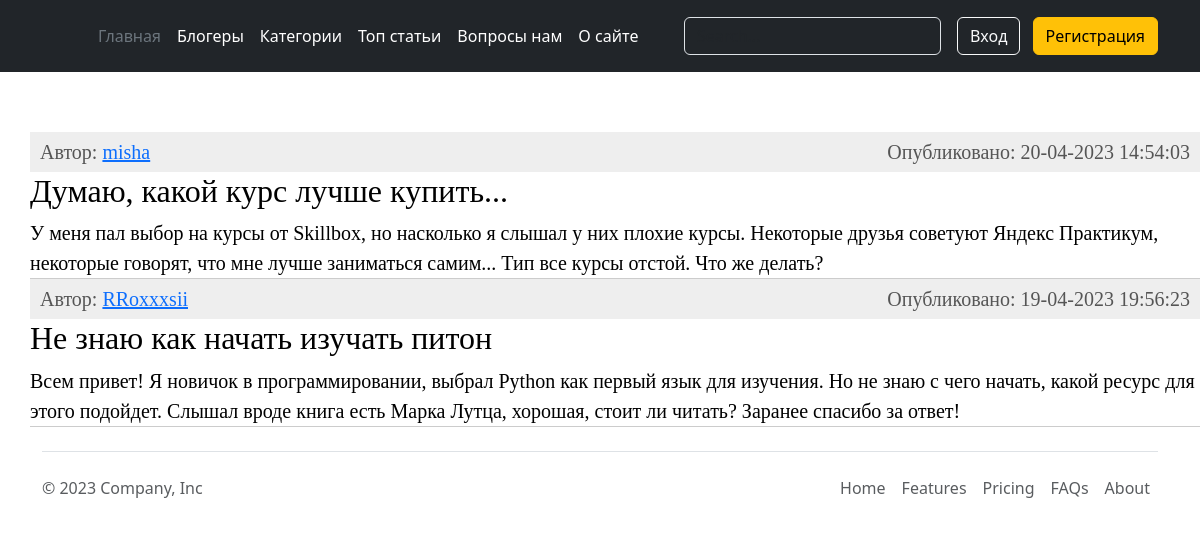
The page /category/posts/python/ on the database its author committed.
### main/models.py (models this page shows, shortened)
class Post(models.Model):
    category = models.ForeignKey(SubCategory, on_delete=models.CASCADE)
    author = models.ForeignKey(Author, on_delete=models.SET(_('Удаленный аккаунт')))
    title = models.CharField(max_length=255)
    text = models.TextField()
    created_at = models.DateTimeField(auto_now_add=True)
    updated_at = models.DateTimeField(auto_now=True)
    is_published = models.BooleanField(default=True)
    class Meta:
        verbose_name = _('Пост')
        verbose_name_plural = _('Посты')
        ordering = ('-created_at', 'author')

### account/models.py (models this page shows, shortened)
class Author(AbstractBaseUser, PermissionsMixin):
    email = models.EmailField(_('почтовый адрес'), unique=True)
    user_name = models.CharField(max_length=150)
    mobile = models.CharField(max_length=20, blank=True)
    gender = models.ForeignKey(Gender, on_delete=models.SET_NULL, blank=True, null=True)
    profile_photo = models.ImageField(upload_to='photos/%Y/%m/%d/', help_text=_('Фото профиля'), blank=True)
    profile_information = models.TextField(help_text='Расскажите о себе', blank=True)
    country = models.ForeignKey(Country, on_delete=models.SET_NULL, blank=True, null=True)
    telegram_link = models.URLField(_('Телеграмм аккаунт'), blank=True)
    city = models.CharField(_('Где живете'), max_length=70, blank=True, null=True)
    is_active = models.BooleanField(default=False)
    is_staff = models.BooleanField(default=False)
    created = models.DateTimeField(auto_now_add=True)
    updated = models.DateTimeField(auto_now=True)
    objects = CustomAccountManager()
    USERNAME_FIELD = 'email'
    REQUIRED_FIELDS = ['user_name']
    class Meta:
        verbose_name = _("Аккаунт")
        verbose_name_plural = _("Аккаунты")
    def __str__(self):
        return self.user_name

### main/views.py (the view)
# urls.py: path('category/posts/<slug:subcategory_slug>/', views.subcategory_post, name='subcategory_post')
def subcategory_post(request, subcategory_slug):
    subcategory = get_object_or_404(SubCategory, slug=subcategory_slug)
    posts = Post.objects.filter(category=subcategory.id)
    context = {'posts': posts, 'title': subcategory}
    return render(request, 'main/posts.html', context=context)

### main/models.py (called while the page is built)
    def __str__(self):
        return self.sub_category_name

### main/templates/main/posts.html (shortened to what this page needs)
{% extends 'main/base.html' %}
{% block content %}
<div class="content-text">
    <ul class="list-articles">
        {% for p in posts %}
        <li>
            <div class="article-panel">
                Автор: <a href="">{{ p.author }}</a>
                <p class="last">Опубликовано: {{p.created_at|date:"d-m-Y H:i:s"}}</p>
            </div>
            <h2>{{p.title}}</h2>
            {{ p.text }}
        </li>
        {% endfor %}
    </ul>
</div>
{% endblock %}

### main/templates/main/base.html (shortened to what this page needs)
<!DOCTYPE html>
<html lang="en" xmlns="http://www.w3.org/1999/html">
<head>
    <link href="https://cdn.jsdelivr.net/npm/bootstrap@5.3.0-alpha3/dist/css/bootstrap.min.css" rel="stylesheet">
</head>
<body>
<header class="p-3 text-bg-dark">
    <div class="container">
      <div class="d-flex flex-wrap align-items-center justify-content-center justify-content-lg-start">
        <a href="/" class="d-flex align-items-center mb-2 mb-lg-0 text-white text-decoration-none">
          <svg class="bi me-2" width="40" height="32" role="img" aria-label="Bootstrap"><use xlink:href="#bootstrap"/></svg>
        </a>
        <ul class="nav col-12 col-lg-auto me-lg-auto mb-2 justify-content-center mb-md-0">
          <li><a href="{% url 'main:home' %}" class="nav-link px-2 text-secondary">Главная</a></li>
          <li><a href="#" class="nav-link px-2 text-white">Блогеры</a></li>
          <li><a href="#" class="nav-link px-2 text-white">Категории</a></li>
          <li><a href="#" class="nav-link px-2 text-white">Топ статьи</a></li>
          <li><a href="#" class="nav-link px-2 text-white">Вопросы нам</a></li>
          <li><a href="#" class="nav-link px-2 text-white">О сайте</a></li>
          </ul>
        <form class="col-12 col-lg-auto mb-3 mb-lg-0 me-lg-3" role="search">
          <input type="search" class="form-control form-control-dark text-bg-dark" placeholder="Search..." aria-label="Search">
        </form>
          {% if not user.is_authenticated %}
        <div class="text-end">
          <a href="{% url 'account:login' %}"button type="button" class="btn btn-outline-light me-2">Вход</a>
          <a href="{% url 'account:register' %}" button type="button" class="btn btn-warning">Регистрация</a>
        </div>
          {% else %}
          <div class="text-end">
            <a href="{% url 'account:logout' %}"button type="button" class="btn btn-outline-light me-2">Выход</a>
          </div>
          {% endif %}
      </div>
    </div>
  </header>
{% block content %}
{% endblock %}
<div class="container">
  <footer class="d-flex flex-wrap justify-content-between align-items-center py-3 my-4 border-top">
    <p class="col-md-4 mb-0 text-body-secondary">&copy; 2023 Company, Inc</p>
    <a href="/" class="col-md-4 d-flex align-items-center justify-content-center mb-3 mb-md-0 me-md-auto link-body-emphasis text-decoration-none">
      <svg class="bi me-2" width="40" height="32"><use xlink:href="#bootstrap"/></svg>
    </a>
    <ul class="nav col-md-4 justify-content-end">
      <li class="nav-item"><a href="#" class="nav-link px-2 text-body-secondary">Home</a></li>
      <li class="nav-item"><a href="#" class="nav-link px-2 text-body-secondary">Features</a></li>
      <li class="nav-item"><a href="#" class="nav-link px-2 text-body-secondary">Pricing</a></li>
      <li class="nav-item"><a href="#" class="nav-link px-2 text-body-secondary">FAQs</a></li>
      <li class="nav-item"><a href="#" class="nav-link px-2 text-body-secondary">About</a></li>
    </ul>
  </footer>
</div>
</body>
</html>

### main/templates/main/posts.html (style rules this page uses)
div.article-panel { background: #eee; padding: 5px 10px 5px 10px; box-sizing border-box; overflow: hidden; color: #555; }
div.article-panel p.last { margin: 0; float: right; }
ul.list-articles { list-style: none; margin: 0; padding: 0; }
ul.list-articles li { border-bottom: 1px solid #ccc; }
.content-text { margin: 60px 0 0 30px; color: #000; font-size: 20px; font-family: Yandex Sans Display Light; }

### rows shown on the page
Post: author "misha", created_at "20-04-2023 14:54:03", title "Думаю, какой курс лучше купить...", text "У меня пал выбор на курсы от Skillbox, но насколько я слышал у них плохие курсы. Некоторые друзья советуют Яндекс Практикум, некоторые говорят, что мне лучше заниматься самим... Тип все курсы отстой. Что же делать?"
Post: author "RRoxxxsii", created_at "19-04-2023 19:56:23", title "Не знаю как начать изучать питон", text "Всем привет! Я новичок в программировании, выбрал Python как первый язык для изучения. Но не знаю с чего начать, какой ресурс для этого подойдет. Слышал вроде книга есть Марка Лутца, хорошая, стоит ли читать? Заранее спасибо за ответ!"
